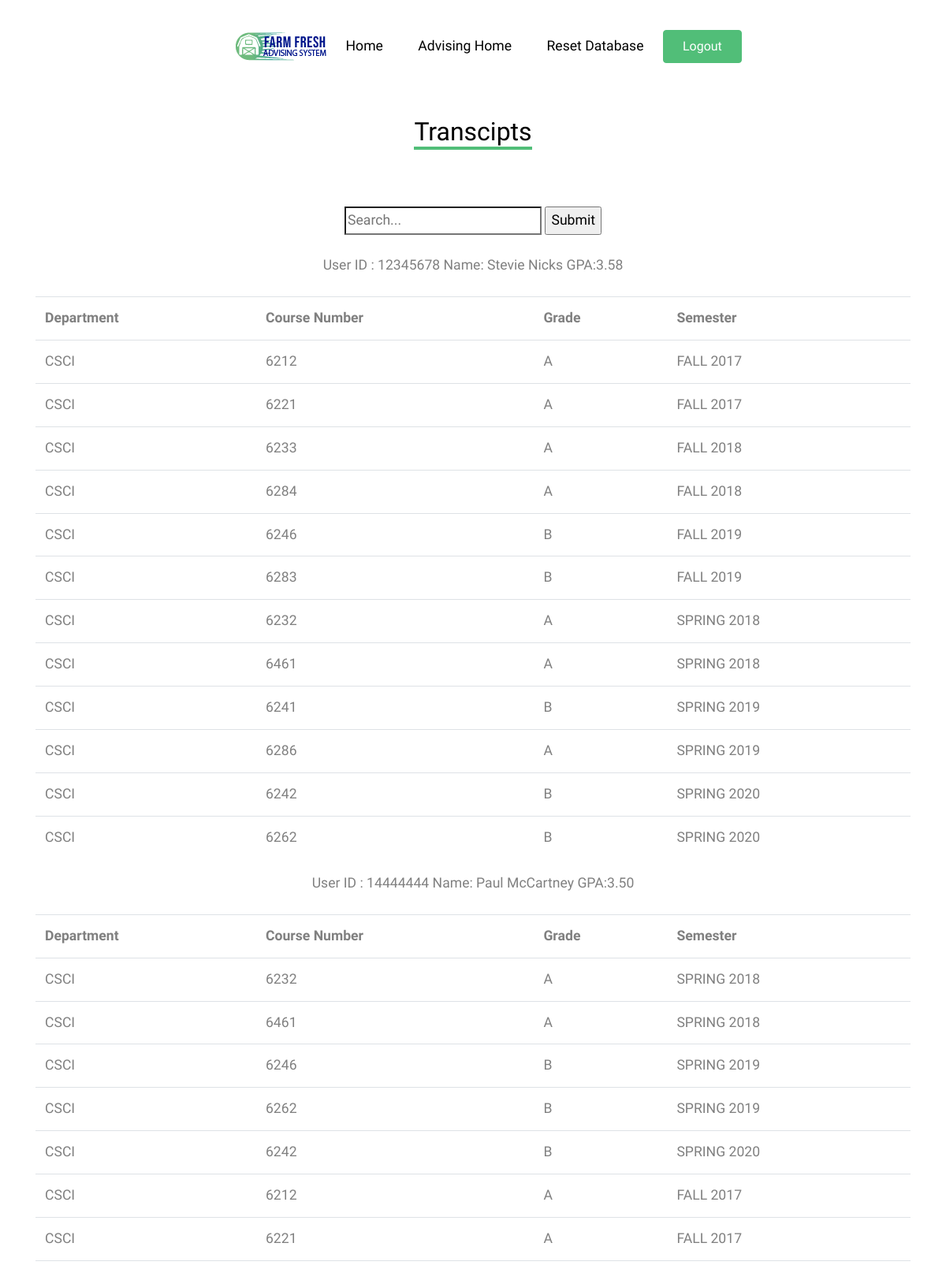
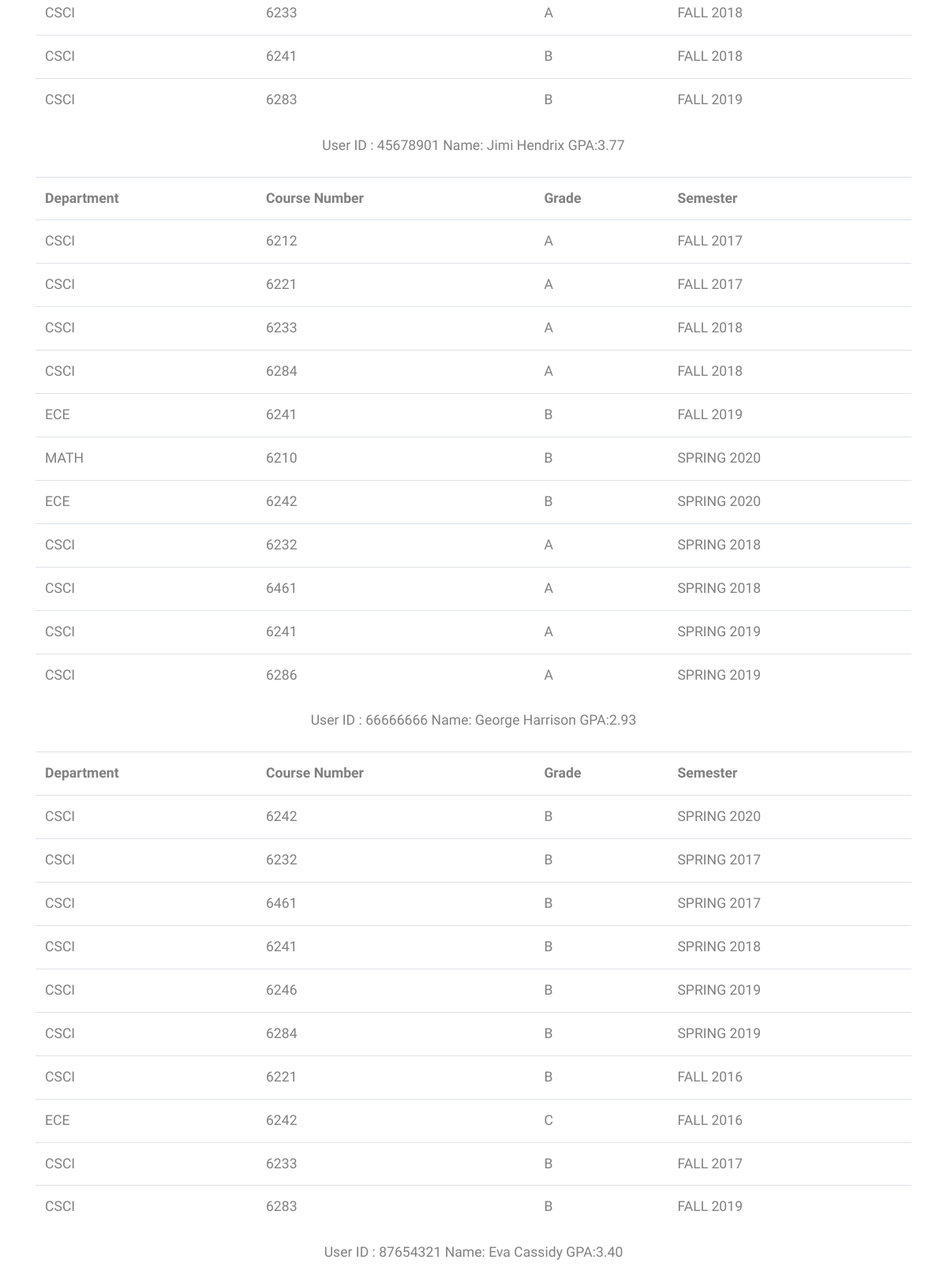
Page /ADS/Webpages/transcript.php (signed in, upper part) on the committed database (2 pictures, top to bottom).
### tables this page shows
create table semester(
    semesterid int,
    semester varchar(10),
    year int,
    primary key (semesterid)
);

create table student(
u_id int NOT NULL,
fname varchar(20) NOT NULL,
lname varchar(20) NOT NULL,
addr varchar(50) NOT NULL,
email varchar(30) NOT NULL,
major varchar(20) NOT NULL,
degree varchar(3),
gpa decimal(3,2),
gradapp int,
form1status int,
advisor int,
primary key (u_id),
foreign key (u_id) references users(id)
);

create table student_transcript (
	t_id int, 
	dept varchar(4),
    cno int,
    grade varchar(2),
    semesterid int,
    inform1 bool,
	primary key (t_id, dept, cno), 
	foreign key (semesterid) references semester(semesterid),
    foreign key (t_id) references users(id)
);

### ADS/Webpages/transcript.php (the view, shortened to what this page needs)
<!DOCTYPE html>
<?php
	require_once('header.php');
?>
<body>
<div class="site-section">
    <div class="container">
		<div class="row mb-4 justify-content-center text-center">
          	<div class="col-lg-4 mb-4">
            	<h2 class="section-title-underline mb-4">
					<?php if($_SESSION['acc_type'] > 4){ ?>
              		<span>Transcipt</span>
					<?php }else{ ?>
					<span>Transcipts</span>
					<?php } ?>
            	</h2>
          	</div>
		</div>
<?php
	if (isset($_SESSION['user_id'])) {
	if($_SESSION['acc_type'] == 4){
				?>
				<div class="row mb-4 justify-content-center text-center">
					<form>
						<input type="search" name="search" placeholder="Search..."/>
						<input type="submit" />
					</form>
				</div>
				<?php
				if(isset($_GET['search'])) {
					$query = "SELECT DISTINCT s.u_id, s.fname, s.lname, s.gpa FROM student s, faculty a WHERE (s.fname like '%{$_GET['search']}%' or s.lname like '%{$_GET['search']}%') AND s.advisor='" . $_SESSION['user_id'] . "'";
				}
				else{
					$query = "SELECT DISTINCT s.u_id, s.fname, s.lname, s.gpa FROM student s, faculty a WHERE s.advisor='" . $_SESSION['user_id'] . "'";
				}
                $dbc = mysqli_connect(DB_HOST, DB_USER, DB_PASSWORD, DB_NAME);
				$data = mysqli_query($dbc, $query);
				$lastid = '0';
                while($uid = mysqli_fetch_array($data)){
					if($lastid != $uid['u_id']) {
						$lastid = $uid['u_id'];
						echo '<div class="row mb-4 justify-content-center text-center">';
						echo "User ID:".$uid['u_id']." Name: " . $uid['fname'] . " " . $uid['lname'] . " GPA:" . $uid['gpa'];
						echo '</div>';
						echo '<table class="table">';
						echo '<tr><th>Department</th><th>Course Number</th><th>Grade</th><th>Semester</th></tr>';
					}
                       	$query = "SELECT * FROM student_transcript t, semester s WHERE t.semesterid = s.semesterid AND t.t_id='" . $uid['u_id'] . "' ORDER BY t.semesterid ASC";
						$dbc1 = mysqli_connect(DB_HOST, DB_USER, DB_PASSWORD, DB_NAME);
                        $data1 = mysqli_query($dbc1, $query);
                        while($row = mysqli_fetch_array($data1)) {
							echo "<tr><td>".$row['dept'] . "</td><td>".  $row['cno'] . "</td><td>".  $row['grade'] . "</td><td>".  $row['semester'] . " ". $row['year'] ."</td></tr>";
					}
					echo '</table>';
					echo "<br>";
                }
	}
	else if($_SESSION['acc_type'] < 3){
				?>
				<div class="row mb-4 justify-content-center text-center">
					<form>
						<input type="search" name="search" placeholder="Search..."/>
						<input type="submit" />
					</form>
				</div>
				<?php
				if(isset($_GET['search'])) {
					$query = "SELECT * FROM semester m, student_transcript t, student s WHERE (fname like '%{$_GET['search']}%' or lname like '%{$_GET['search']}%') Having t.semesterid = m.semesterid AND t.t_id = s.u_id ORDER BY t.t_id ASC";
				}
				else{
					$query = "SELECT * FROM semester m, student_transcript t, student s Having t.semesterid = m.semesterid AND t.t_id = s.u_id ORDER BY t.t_id ASC";
				}
                $dbc1 = mysqli_connect(DB_HOST, DB_USER, DB_PASSWORD, DB_NAME);
                $data1 = mysqli_query($dbc1, $query);
				$lastid = '0';
                while($row = mysqli_fetch_array($data1)) {
			      	if($lastid != $row['u_id']) {
			      		$lastid = $row['u_id'];
					 	echo '</table>';
						echo '<div class="row mb-4 justify-content-center text-center">';
					 	echo "User ID : $lastid Name: " . $row['fname'] . " " . $row['lname'] . " GPA:" . $row['gpa'] . "<br />";
					 	echo '</div>';
			      	 	echo '<table class="table">';
			      	 	echo '<th>Department</th><th>Course Number</th><th>Grade</th><th>Semester</th></tr>';
			      	}
			       	echo "<td>".$row['dept'] . "</td><td>".  $row['cno'] . "</td><td>";
			       	echo $row['grade'] . "</td><td>".  $row['semester'] . " ".$row['year'] ."</td></tr>";
                }
        }
	}
	echo '</table>';
?>
</div>
</div>
</body>

### ADS/Webpages/css/style.css (style rules this page uses)
body { line-height: 1.7; color: gray; font-weight: 300; font-size: 1.1rem; }
h1, h2, h3, h4, h5, .h1, .h2, .h3, .h4, .h5 { font-family: "Muli", -apple-system, BlinkMacSystemFont, "Segoe UI", Roboto, "Helvetica Neue", Arial, sans-serif, "Apple Color Emoji", "Segoe UI Emoji", "Segoe UI Symbol", "Noto Color Emoji"; }
.site-section { padding: 2.5em 0; }
@media (min-width: 768px) { .site-section { padding: 5em 0; } }
.section-title-underline { color: #000; }
.section-title-underline span { display: inline-block; border-bottom: 4px solid #51be78; }

### rows in the picture
semester: student.u_id "12345678", student.fname "Stevie", student.lname "Nicks", student.gpa "3.58", student_transcript.dept "CSCI", student_transcript.cno "6212", student_transcript.grade "A", semester "FALL", year "2017", student_transcript.cno "6221", student.u_id "45678901", student.fname "Jimi", student.lname "Hendrix", student.gpa "3.77", student_transcript.cno "6233", student_transcript.grade "B"
semester: student_transcript.dept "CSCI", student_transcript.cno "6233", student_transcript.grade "A", semester "FALL", year "2018", student_transcript.cno "6284", student_transcript.cno "6241", student_transcript.grade "B"
semester: student_transcript.dept "CSCI", student_transcript.cno "6246", student_transcript.grade "B", semester "FALL", year "2019", student_transcript.cno "6283", student_transcript.dept "ECE", student_transcript.cno "6241", student.u_id "87654321", student.fname "Eva", student.lname "Cassidy", student.gpa "3.40"
semester: student_transcript.dept "CSCI", student_transcript.cno "6232", student_transcript.grade "A", semester "SPRING", year "2018", student_transcript.cno "6461", student.u_id "14444444", student.fname "Paul", student.lname "McCartney", student.gpa "3.50", student_transcript.cno "6241", student_transcript.grade "B"
semester: student_transcript.dept "CSCI", student_transcript.cno "6241", student_transcript.grade "B", semester "SPRING", year "2019", student_transcript.cno "6286", student_transcript.grade "A", student_transcript.cno "6246", student_transcript.cno "6262", student_transcript.cno "6284"
semester: student_transcript.dept "CSCI", student_transcript.cno "6242", student_transcript.grade "B", semester "SPRING", year "2020", student_transcript.cno "6262", student_transcript.dept "MATH", student_transcript.cno "6210", student_transcript.dept "ECE", student.u_id "66666666", student.fname "George", student.lname "Harrison", student.gpa "2.93"
semester: student_transcript.dept "CSCI", student_transcript.cno "6232", student_transcript.grade "B", semester "SPRING", year "2017", student_transcript.cno "6461"
semester: student_transcript.dept "CSCI", student_transcript.cno "6221", student_transcript.grade "B", semester "FALL", year "2016", student_transcript.dept "ECE", student_transcript.cno "6242", student_transcript.grade "C"
